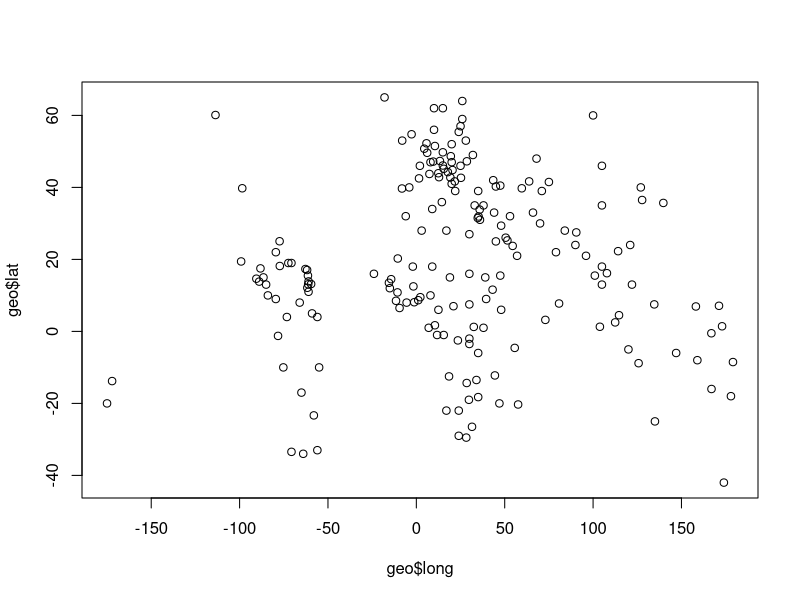
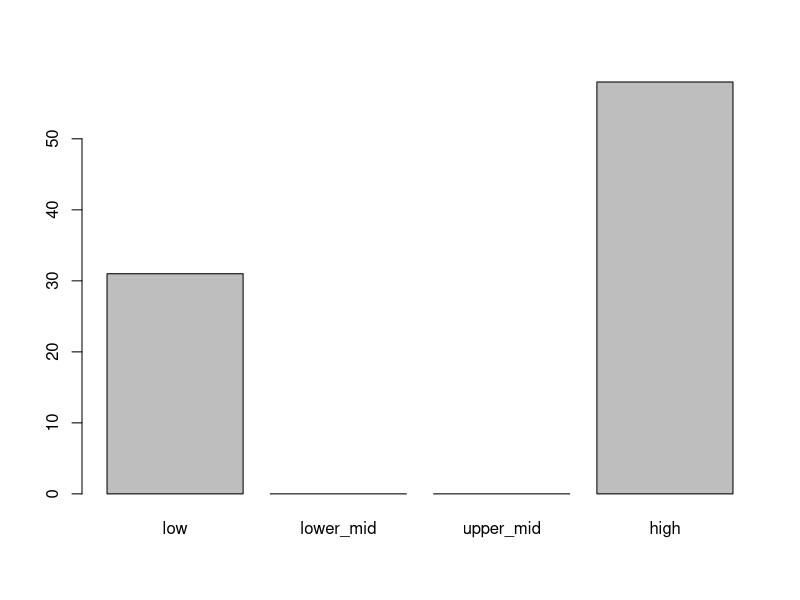
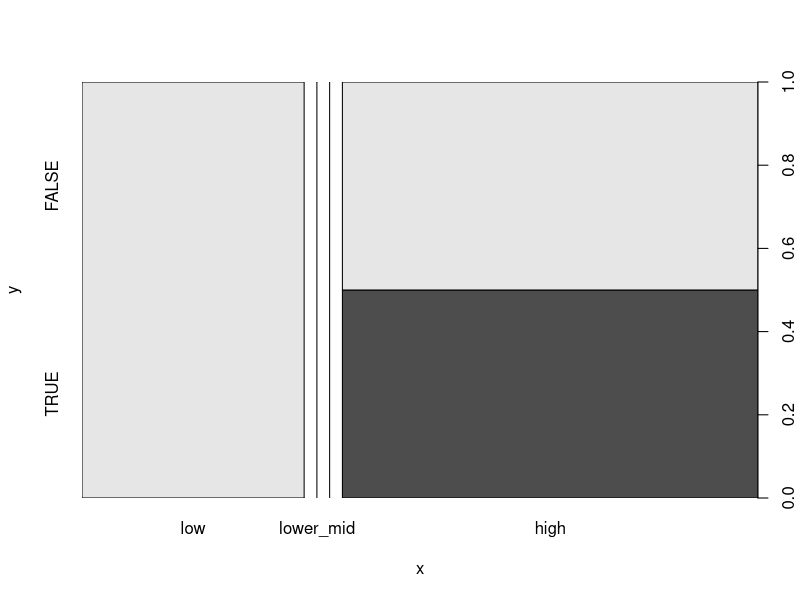

Generate these figures, in order, with R:
## ---- chunk 1
library(tidyverse)

# OR
library(dplyr)
library(readr)
library(tidyr)
library(ggplot2)
## ---- chunk 2
geo <- read_csv("r-intro-2-files/geo.csv")

geo
## ---- chunk 3
data_frame(foo=c(10,20,30), bar=c("a","b","c"))
## ---- chunk 4
nrow(geo)
ncol(geo)
colnames(geo)
summary(geo)
## ---- chunk 5
geo[4,2]
## ---- chunk 6
geo[4,"region"]
## ---- chunk 7
geo[4,]
geo[,"region"]
## ---- chunk 8
rows_wanted <- c(1,3,5)
geo[rows_wanted,]
## ---- chunk 9
geo[c(1,3,5),]
geo[1:7,]
## ---- chunk 10
head( geo$region )
head( geo[["region"]] )
## ---- chunk 11
geo$region[4]
## ---- chunk 12
plot(geo$long, geo$lat)
## ---- chunk 13
is_southern <- geo$lat < 0

head(is_southern)
sum(is_southern)
## ---- chunk 14
geo[is_southern,]
## ---- chunk 15
southern_oecd <- is_southern & geo$oecd

geo[southern_oecd,]
## ---- chunk 16
geo$southern <- is_southern

geo
## ---- chunk 17
filter(geo, lat < 0 & oecd)
## ---- chunk 18
count(geo, region)
count(geo, income2017)
## ---- chunk 19
head( factor(geo$income2017, levels=c("low","lower_mid","upper_mid","high")) )
## ---- chunk 20
geo$income2017 <- factor(geo$income2017, levels=c("low","lower_mid","upper_mid","high"))
## ---- chunk 21
count(geo, income2017)
## ---- chunk 22
plot(geo$income2017)
## ---- chunk 23
plot(geo$income2017, factor(geo$oecd))
## ---- chunk 24
count(geo, income2017, oecd)
## ---- chunk 25
counts <- count(geo, income2017, oecd)
spread(counts, key=income2017, value=n, fill=0)
## ---- chunk 26
arrange(geo, lat)
## ---- chunk 27
arrange(geo, desc(name))
## ---- chunk 28
gap <- read_csv("r-intro-2-files/gap-minder.csv")
gap
## ---- chunk 29
gap_geo <- left_join(gap, geo, by="name")
gap_geo
